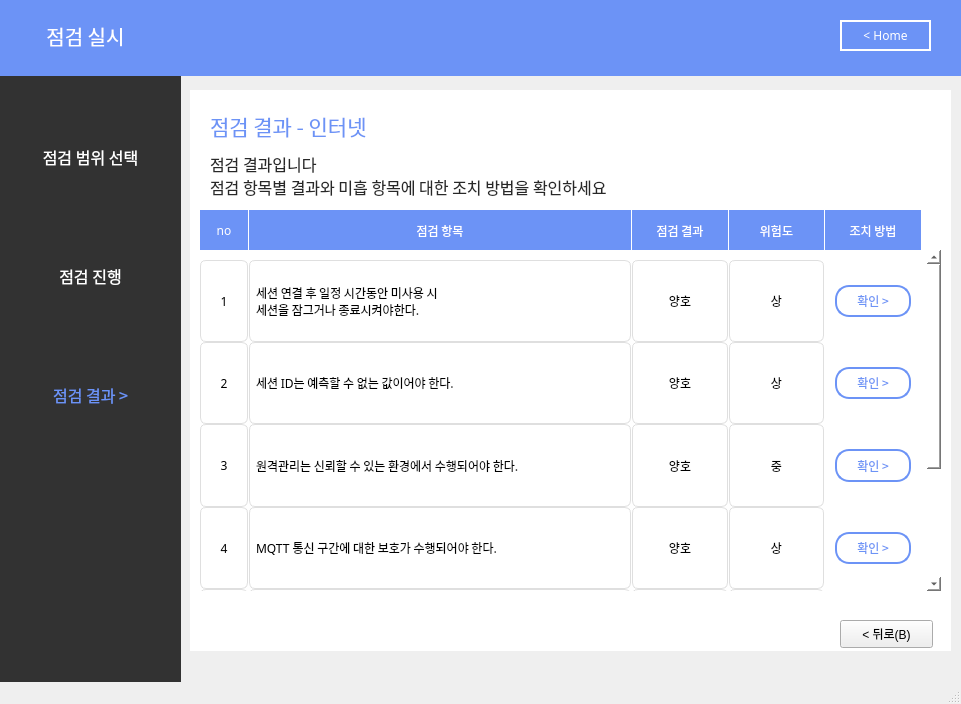
<?xml version="1.0" encoding="UTF-8"?>
<ui version="4.0">
 <class>MainWindow</class>
 <widget class="QMainWindow" name="MainWindow">
  <property name="geometry">
   <rect>
    <x>0</x>
    <y>0</y>
    <width>961</width>
    <height>704</height>
   </rect>
  </property>
  <property name="windowTitle">
   <string>MainWindow</string>
  </property>
  <widget class="QWidget" name="centralwidget">
   <widget class="QLabel" name="label_7">
    <property name="geometry">
     <rect>
      <x>-10</x>
      <y>-5</y>
      <width>1021</width>
      <height>81</height>
     </rect>
    </property>
    <property name="font">
     <font>
      <family>Gmarket Sans TTF</family>
      <pointsize>11</pointsize>
      <weight>50</weight>
      <bold>false</bold>
      <kerning>true</kerning>
     </font>
    </property>
    <property name="autoFillBackground">
     <bool>false</bool>
    </property>
    <property name="styleSheet">
     <string notr="true">background-color: rgb(108, 147, 246);
border-color: rgb(0, 0, 0);</string>
    </property>
    <property name="text">
     <string/>
    </property>
    <property name="scaledContents">
     <bool>false</bool>
    </property>
   </widget>
   <widget class="QLabel" name="label_8">
    <property name="geometry">
     <rect>
      <x>20</x>
      <y>10</y>
      <width>131</width>
      <height>51</height>
     </rect>
    </property>
    <property name="font">
     <font>
      <family>AppleSDGothicNeoM00</family>
      <pointsize>15</pointsize>
     </font>
    </property>
    <property name="styleSheet">
     <string notr="true">color : rgb(255, 255, 255)</string>
    </property>
    <property name="text">
     <string>점검 실시</string>
    </property>
    <property name="alignment">
     <set>Qt::AlignCenter</set>
    </property>
   </widget>
   <widget class="QLabel" name="label_5">
    <property name="geometry">
     <rect>
      <x>-10</x>
      <y>70</y>
      <width>191</width>
      <height>701</height>
     </rect>
    </property>
    <property name="font">
     <font>
      <family>Gmarket Sans TTF</family>
      <pointsize>16</pointsize>
      <weight>50</weight>
      <bold>false</bold>
      <kerning>true</kerning>
     </font>
    </property>
    <property name="autoFillBackground">
     <bool>false</bool>
    </property>
    <property name="styleSheet">
     <string notr="true">background-color: rgb(50, 50, 50);
border-color: rgb(0, 0, 0);</string>
    </property>
    <property name="text">
     <string/>
    </property>
    <property name="scaledContents">
     <bool>false</bool>
    </property>
    <property name="alignment">
     <set>Qt::AlignCenter</set>
    </property>
   </widget>
   <widget class="QWidget" name="verticalLayoutWidget">
    <property name="geometry">
     <rect>
      <x>10</x>
      <y>100</y>
      <width>161</width>
      <height>351</height>
     </rect>
    </property>
    <layout class="QVBoxLayout" name="verticalLayout">
     <item>
      <widget class="QLabel" name="label">
       <property name="font">
        <font>
         <family>AppleSDGothicNeoM00</family>
         <pointsize>12</pointsize>
         <weight>50</weight>
         <bold>false</bold>
        </font>
       </property>
       <property name="autoFillBackground">
        <bool>false</bool>
       </property>
       <property name="styleSheet">
        <string notr="true">color:rgb(255,255,255)</string>
       </property>
       <property name="text">
        <string>점검 범위 선택</string>
       </property>
       <property name="alignment">
        <set>Qt::AlignCenter</set>
       </property>
      </widget>
     </item>
     <item>
      <widget class="QLabel" name="label_2">
       <property name="font">
        <font>
         <family>AppleSDGothicNeoM00</family>
         <pointsize>12</pointsize>
        </font>
       </property>
       <property name="autoFillBackground">
        <bool>false</bool>
       </property>
       <property name="styleSheet">
        <string notr="true">color:rgb(255,255,255)</string>
       </property>
       <property name="text">
        <string>점검 진행</string>
       </property>
       <property name="alignment">
        <set>Qt::AlignCenter</set>
       </property>
      </widget>
     </item>
     <item>
      <widget class="QLabel" name="label_4">
       <property name="font">
        <font>
         <family>AppleSDGothicNeoM00</family>
         <pointsize>12</pointsize>
        </font>
       </property>
       <property name="autoFillBackground">
        <bool>false</bool>
       </property>
       <property name="styleSheet">
        <string notr="true">color:rgb(108, 147, 246)</string>
       </property>
       <property name="text">
        <string>점검 결과 &gt;</string>
       </property>
       <property name="alignment">
        <set>Qt::AlignCenter</set>
       </property>
      </widget>
     </item>
    </layout>
   </widget>
   <widget class="QPushButton" name="pushButton_3">
    <property name="geometry">
     <rect>
      <x>840</x>
      <y>20</y>
      <width>91</width>
      <height>31</height>
     </rect>
    </property>
    <property name="font">
     <font>
      <family>AppleSDGothicNeoM00</family>
      <pointsize>9</pointsize>
      <weight>50</weight>
      <bold>false</bold>
     </font>
    </property>
    <property name="cursor">
     <cursorShape>PointingHandCursor</cursorShape>
    </property>
    <property name="autoFillBackground">
     <bool>false</bool>
    </property>
    <property name="styleSheet">
     <string notr="true">background-color : rgb(108, 147, 246);
color : rgb(255,255,255);
border: 2px solid rgb(255,255,255)</string>
    </property>
    <property name="text">
     <string>&lt; Home</string>
    </property>
    <property name="autoDefault">
     <bool>false</bool>
    </property>
    <property name="default">
     <bool>false</bool>
    </property>
    <property name="flat">
     <bool>false</bool>
    </property>
   </widget>
   <widget class="QLabel" name="label_6">
    <property name="geometry">
     <rect>
      <x>190</x>
      <y>90</y>
      <width>761</width>
      <height>561</height>
     </rect>
    </property>
    <property name="font">
     <font>
      <family>Gmarket Sans TTF</family>
      <pointsize>16</pointsize>
      <weight>50</weight>
      <bold>false</bold>
      <kerning>true</kerning>
     </font>
    </property>
    <property name="autoFillBackground">
     <bool>false</bool>
    </property>
    <property name="styleSheet">
     <string notr="true">background-color: rgb(255,255,255);
border-color: rgb(0, 0, 0);</string>
    </property>
    <property name="text">
     <string/>
    </property>
    <property name="scaledContents">
     <bool>false</bool>
    </property>
    <property name="alignment">
     <set>Qt::AlignCenter</set>
    </property>
   </widget>
   <widget class="QLabel" name="label_9">
    <property name="geometry">
     <rect>
      <x>210</x>
      <y>110</y>
      <width>241</width>
      <height>31</height>
     </rect>
    </property>
    <property name="font">
     <font>
      <family>AppleSDGothicNeoM00</family>
      <pointsize>16</pointsize>
     </font>
    </property>
    <property name="autoFillBackground">
     <bool>false</bool>
    </property>
    <property name="styleSheet">
     <string notr="true">color:rgb(108,147,246)</string>
    </property>
    <property name="text">
     <string>점검 결과 - 인터넷</string>
    </property>
    <property name="alignment">
     <set>Qt::AlignLeading|Qt::AlignLeft|Qt::AlignVCenter</set>
    </property>
   </widget>
   <widget class="QLabel" name="label_10">
    <property name="geometry">
     <rect>
      <x>210</x>
      <y>150</y>
      <width>661</width>
      <height>51</height>
     </rect>
    </property>
    <property name="font">
     <font>
      <family>AppleSDGothicNeoM00</family>
      <pointsize>12</pointsize>
     </font>
    </property>
    <property name="autoFillBackground">
     <bool>false</bool>
    </property>
    <property name="styleSheet">
     <string notr="true">color:rgb(40,40,40)</string>
    </property>
    <property name="text">
     <string>점검 결과입니다
점검 항목별 결과와 미흡 항목에 대한 조치 방법을 확인하세요</string>
    </property>
    <property name="alignment">
     <set>Qt::AlignLeading|Qt::AlignLeft|Qt::AlignVCenter</set>
    </property>
   </widget>
   <widget class="QPushButton" name="pushButton_2">
    <property name="geometry">
     <rect>
      <x>840</x>
      <y>620</y>
      <width>93</width>
      <height>28</height>
     </rect>
    </property>
    <property name="text">
     <string>&lt; 뒤로(B)</string>
    </property>
   </widget>
   <widget class="QWidget" name="horizontalLayoutWidget">
    <property name="geometry">
     <rect>
      <x>200</x>
      <y>210</y>
      <width>721</width>
      <height>41</height>
     </rect>
    </property>
    <layout class="QHBoxLayout" name="horizontalLayout_2" stretch="1,8,2,2,2">
     <property name="spacing">
      <number>1</number>
     </property>
     <property name="topMargin">
      <number>0</number>
     </property>
     <item>
      <widget class="QLabel" name="label_24">
       <property name="font">
        <font>
         <family>AppleSDGothicNeoM00</family>
         <pointsize>9</pointsize>
         <weight>50</weight>
         <bold>false</bold>
        </font>
       </property>
       <property name="styleSheet">
        <string notr="true">border: 1px solid rgb(108,147,246);
background-color: rgb(108,147,246);
color: rgb(255, 255, 255)</string>
       </property>
       <property name="text">
        <string> no </string>
       </property>
       <property name="alignment">
        <set>Qt::AlignCenter</set>
       </property>
      </widget>
     </item>
     <item>
      <widget class="QLabel" name="label_26">
       <property name="font">
        <font>
         <family>AppleSDGothicNeoM00</family>
         <pointsize>9</pointsize>
         <weight>50</weight>
         <bold>false</bold>
        </font>
       </property>
       <property name="styleSheet">
        <string notr="true">border: 1px solid rgb(108,147,246);
background-color: rgb(108,147,246);
color: rgb(255, 255, 255)</string>
       </property>
       <property name="text">
        <string>점검 항목</string>
       </property>
       <property name="alignment">
        <set>Qt::AlignCenter</set>
       </property>
      </widget>
     </item>
     <item>
      <widget class="QLabel" name="label_27">
       <property name="font">
        <font>
         <family>AppleSDGothicNeoM00</family>
         <pointsize>9</pointsize>
         <weight>50</weight>
         <bold>false</bold>
        </font>
       </property>
       <property name="styleSheet">
        <string notr="true">border: 1px solid rgb(108,147,246);
background-color: rgb(108,147,246);
color: rgb(255, 255, 255)</string>
       </property>
       <property name="text">
        <string>점검 결과</string>
       </property>
       <property name="alignment">
        <set>Qt::AlignCenter</set>
       </property>
      </widget>
     </item>
     <item>
      <widget class="QLabel" name="label_28">
       <property name="font">
        <font>
         <family>AppleSDGothicNeoM00</family>
         <pointsize>9</pointsize>
         <weight>50</weight>
         <bold>false</bold>
        </font>
       </property>
       <property name="styleSheet">
        <string notr="true">border: 1px solid rgb(108,147,246);
background-color: rgb(108,147,246);
color: rgb(255, 255, 255)</string>
       </property>
       <property name="text">
        <string>위험도</string>
       </property>
       <property name="alignment">
        <set>Qt::AlignCenter</set>
       </property>
      </widget>
     </item>
     <item>
      <widget class="QLabel" name="label_30">
       <property name="font">
        <font>
         <family>AppleSDGothicNeoM00</family>
         <pointsize>9</pointsize>
         <weight>50</weight>
         <bold>false</bold>
        </font>
       </property>
       <property name="styleSheet">
        <string notr="true">border: 1px solid rgb(108,147,246);
background-color: rgb(108,147,246);
color: rgb(255, 255, 255)</string>
       </property>
       <property name="text">
        <string>조치 방법</string>
       </property>
       <property name="alignment">
        <set>Qt::AlignCenter</set>
       </property>
      </widget>
     </item>
    </layout>
   </widget>
   <widget class="QScrollArea" name="scrollArea">
    <property name="geometry">
     <rect>
      <x>200</x>
      <y>250</y>
      <width>741</width>
      <height>341</height>
     </rect>
    </property>
    <property name="sizePolicy">
     <sizepolicy hsizetype="Preferred" vsizetype="Preferred">
      <horstretch>0</horstretch>
      <verstretch>0</verstretch>
     </sizepolicy>
    </property>
    <property name="maximumSize">
     <size>
      <width>16777215</width>
      <height>16600000</height>
     </size>
    </property>
    <property name="baseSize">
     <size>
      <width>200</width>
      <height>200</height>
     </size>
    </property>
    <property name="toolTipDuration">
     <number>4</number>
    </property>
    <property name="styleSheet">
     <string notr="true">background-color:rgb(255, 255, 255);
border: solid 0px;</string>
    </property>
    <property name="lineWidth">
     <number>0</number>
    </property>
    <property name="midLineWidth">
     <number>0</number>
    </property>
    <property name="verticalScrollBarPolicy">
     <enum>Qt::ScrollBarAsNeeded</enum>
    </property>
    <property name="horizontalScrollBarPolicy">
     <enum>Qt::ScrollBarAlwaysOff</enum>
    </property>
    <property name="widgetResizable">
     <bool>false</bool>
    </property>
    <widget class="QWidget" name="scrollAreaWidgetContents">
     <property name="geometry">
      <rect>
       <x>0</x>
       <y>0</y>
       <width>829</width>
       <height>519</height>
      </rect>
     </property>
     <property name="minimumSize">
      <size>
       <width>0</width>
       <height>519</height>
      </size>
     </property>
     <property name="maximumSize">
      <size>
       <width>16777215</width>
       <height>15777215</height>
      </size>
     </property>
     <property name="font">
      <font>
       <kerning>true</kerning>
      </font>
     </property>
     <widget class="QWidget" name="gridLayoutWidget_3">
      <property name="geometry">
       <rect>
        <x>0</x>
        <y>10</y>
        <width>721</width>
        <height>411</height>
       </rect>
      </property>
      <layout class="QGridLayout" name="gridLayout_5" columnstretch="1,8,2,2,2">
       <property name="sizeConstraint">
        <enum>QLayout::SetDefaultConstraint</enum>
       </property>
       <property name="leftMargin">
        <number>0</number>
       </property>
       <property name="topMargin">
        <number>0</number>
       </property>
       <property name="horizontalSpacing">
        <number>1</number>
       </property>
       <property name="verticalSpacing">
        <number>0</number>
       </property>
       <item row="2" column="3">
        <widget class="QLabel" name="label_185">
         <property name="font">
          <font>
           <family>AppleSDGothicNeoM00</family>
          </font>
         </property>
         <property name="styleSheet">
          <string notr="true">border: 1px solid rgb(223, 223, 223);
border-radius: 6px</string>
         </property>
         <property name="text">
          <string>상</string>
         </property>
         <property name="alignment">
          <set>Qt::AlignCenter</set>
         </property>
        </widget>
       </item>
       <item row="2" column="1">
        <widget class="QLabel" name="label_186">
         <property name="font">
          <font>
           <family>AppleSDGothicNeoM00</family>
          </font>
         </property>
         <property name="styleSheet">
          <string notr="true">border: 1px solid rgb(223, 223, 223);
border-radius: 6px;
padding-left: 3px;</string>
         </property>
         <property name="text">
          <string>세션 ID는 예측할 수 없는 값이어야 한다.</string>
         </property>
         <property name="alignment">
          <set>Qt::AlignLeading|Qt::AlignLeft|Qt::AlignVCenter</set>
         </property>
        </widget>
       </item>
       <item row="3" column="2">
        <widget class="QLabel" name="label_183">
         <property name="font">
          <font>
           <family>AppleSDGothicNeoM00</family>
          </font>
         </property>
         <property name="styleSheet">
          <string notr="true">border: 1px solid rgb(223, 223, 223);
border-radius: 6px</string>
         </property>
         <property name="text">
          <string>양호</string>
         </property>
         <property name="alignment">
          <set>Qt::AlignCenter</set>
         </property>
        </widget>
       </item>
       <item row="2" column="2">
        <widget class="QLabel" name="label_189">
         <property name="font">
          <font>
           <family>AppleSDGothicNeoM00</family>
          </font>
         </property>
         <property name="styleSheet">
          <string notr="true">border: 1px solid rgb(223, 223, 223);
border-radius: 6px</string>
         </property>
         <property name="text">
          <string>양호</string>
         </property>
         <property name="alignment">
          <set>Qt::AlignCenter</set>
         </property>
        </widget>
       </item>
       <item row="5" column="2">
        <widget class="QLabel" name="label_179">
         <property name="font">
          <font>
           <family>AppleSDGothicNeoM00</family>
          </font>
         </property>
         <property name="styleSheet">
          <string notr="true">border: 1px solid rgb(223, 223, 223);
border-radius: 6px</string>
         </property>
         <property name="text">
          <string>양호</string>
         </property>
         <property name="alignment">
          <set>Qt::AlignCenter</set>
         </property>
        </widget>
       </item>
       <item row="5" column="3">
        <widget class="QLabel" name="label_178">
         <property name="font">
          <font>
           <family>AppleSDGothicNeoM00</family>
          </font>
         </property>
         <property name="styleSheet">
          <string notr="true">border: 1px solid rgb(223, 223, 223);
border-radius: 6px</string>
         </property>
         <property name="text">
          <string>중</string>
         </property>
         <property name="alignment">
          <set>Qt::AlignCenter</set>
         </property>
        </widget>
       </item>
       <item row="4" column="2">
        <widget class="QLabel" name="label_181">
         <property name="font">
          <font>
           <family>AppleSDGothicNeoM00</family>
          </font>
         </property>
         <property name="styleSheet">
          <string notr="true">border: 1px solid rgb(223, 223, 223);
border-radius: 6px</string>
         </property>
         <property name="text">
          <string>양호</string>
         </property>
         <property name="alignment">
          <set>Qt::AlignCenter</set>
         </property>
        </widget>
       </item>
       <item row="4" column="4">
        <widget class="QPushButton" name="pushButton_53">
         <property name="sizePolicy">
          <sizepolicy hsizetype="Minimum" vsizetype="Minimum">
           <horstretch>0</horstretch>
           <verstretch>0</verstretch>
          </sizepolicy>
         </property>
         <property name="sizeIncrement">
          <size>
           <width>0</width>
           <height>0</height>
          </size>
         </property>
         <property name="font">
          <font>
           <family>AppleSDGothicNeoM00</family>
           <pointsize>9</pointsize>
          </font>
         </property>
         <property name="cursor">
          <cursorShape>PointingHandCursor</cursorShape>
         </property>
         <property name="layoutDirection">
          <enum>Qt::LeftToRight</enum>
         </property>
         <property name="styleSheet">
          <string notr="true">QPushButton {
            background-color : rgb(255, 255, 255);
            color : rgb(108, 147, 246);
            border: 2px solid rgb(108, 147, 246);
            margin-left:10px;
            margin-right:10px;
            margin-top:25px;
            margin-bottom:25px;
            border-radius:14px
        }
        QPushButton:hover {
            background-color : rgb(108, 147, 246);
            color : rgb(255, 255, 255);
            border: 2px solid rgb(108, 147, 246);
            margin-left:10px;
            margin-right:10px;
            margin-top:25px;
            margin-bottom:25px;
            border-radius:14px
        }</string>
         </property>
         <property name="text">
          <string>확인 &gt;</string>
         </property>
         <property name="iconSize">
          <size>
           <width>9</width>
           <height>20</height>
          </size>
         </property>
        </widget>
       </item>
       <item row="4" column="1">
        <widget class="QLabel" name="label_180">
         <property name="font">
          <font>
           <family>AppleSDGothicNeoM00</family>
          </font>
         </property>
         <property name="styleSheet">
          <string notr="true">border: 1px solid rgb(223, 223, 223);
border-radius: 6px;
padding-left: 3px;</string>
         </property>
         <property name="text">
          <string>MQTT 통신 구간에 대한 보호가 수행되어야 한다.</string>
         </property>
         <property name="alignment">
          <set>Qt::AlignLeading|Qt::AlignLeft|Qt::AlignVCenter</set>
         </property>
        </widget>
       </item>
       <item row="0" column="4">
        <layout class="QVBoxLayout" name="verticalLayout_6">
         <property name="spacing">
          <number>7</number>
         </property>
         <item>
          <widget class="QPushButton" name="pushButton_56">
           <property name="sizePolicy">
            <sizepolicy hsizetype="Minimum" vsizetype="Minimum">
             <horstretch>0</horstretch>
             <verstretch>0</verstretch>
            </sizepolicy>
           </property>
           <property name="sizeIncrement">
            <size>
             <width>0</width>
             <height>0</height>
            </size>
           </property>
           <property name="font">
            <font>
             <family>AppleSDGothicNeoM00</family>
             <pointsize>9</pointsize>
            </font>
           </property>
           <property name="cursor">
            <cursorShape>PointingHandCursor</cursorShape>
           </property>
           <property name="layoutDirection">
            <enum>Qt::LeftToRight</enum>
           </property>
           <property name="styleSheet">
            <string notr="true">QPushButton {
            background-color : rgb(255, 255, 255);
            color : rgb(108, 147, 246);
            border: 2px solid rgb(108, 147, 246);
            margin-left:10px;
            margin-right:10px;
            margin-top:25px;
            margin-bottom:25px;
            border-radius:14px
        }
        QPushButton:hover {
            background-color : rgb(108, 147, 246);
            color : rgb(255, 255, 255);
            border: 2px solid rgb(108, 147, 246);
            margin-left:10px;
            margin-right:10px;
            margin-top:25px;
            margin-bottom:25px;
            border-radius:14px
        }</string>
           </property>
           <property name="text">
            <string>확인 &gt;</string>
           </property>
           <property name="iconSize">
            <size>
             <width>9</width>
             <height>20</height>
            </size>
           </property>
          </widget>
         </item>
        </layout>
       </item>
       <item row="0" column="0">
        <widget class="QLabel" name="label_198">
         <property name="font">
          <font>
           <family>AppleSDGothicNeoM00</family>
          </font>
         </property>
         <property name="styleSheet">
          <string notr="true">border: 1px solid rgb(223, 223, 223);
border-radius: 6px</string>
         </property>
         <property name="text">
          <string>1</string>
         </property>
         <property name="alignment">
          <set>Qt::AlignCenter</set>
         </property>
        </widget>
       </item>
       <item row="0" column="3">
        <widget class="QLabel" name="label_202">
         <property name="font">
          <font>
           <family>AppleSDGothicNeoM00</family>
          </font>
         </property>
         <property name="styleSheet">
          <string notr="true">border: 1px solid rgb(223, 223, 223);
border-radius: 6px</string>
         </property>
         <property name="text">
          <string>상</string>
         </property>
         <property name="alignment">
          <set>Qt::AlignCenter</set>
         </property>
        </widget>
       </item>
       <item row="3" column="1">
        <widget class="QLabel" name="label_197">
         <property name="font">
          <font>
           <family>AppleSDGothicNeoM00</family>
          </font>
         </property>
         <property name="styleSheet">
          <string notr="true">border: 1px solid rgb(223, 223, 223);
border-radius: 6px;
padding-left: 3px;</string>
         </property>
         <property name="text">
          <string>원격관리는 신뢰할 수 있는 환경에서 수행되어야 한다.</string>
         </property>
         <property name="alignment">
          <set>Qt::AlignLeading|Qt::AlignLeft|Qt::AlignVCenter</set>
         </property>
        </widget>
       </item>
       <item row="3" column="0">
        <widget class="QLabel" name="label_203">
         <property name="font">
          <font>
           <family>AppleSDGothicNeoM00</family>
          </font>
         </property>
         <property name="styleSheet">
          <string notr="true">border: 1px solid rgb(223, 223, 223);
border-radius: 6px</string>
         </property>
         <property name="text">
          <string>3</string>
         </property>
         <property name="alignment">
          <set>Qt::AlignCenter</set>
         </property>
        </widget>
       </item>
       <item row="0" column="1">
        <widget class="QLabel" name="label_196">
         <property name="font">
          <font>
           <family>AppleSDGothicNeoM00</family>
          </font>
         </property>
         <property name="styleSheet">
          <string notr="true">border: 1px solid rgb(223, 223, 223);
border-radius: 6px;
padding-left: 3px;</string>
         </property>
         <property name="text">
          <string>세션 연결 후 일정 시간동안 미사용 시
세션을 잠그거나 종료시켜야한다.</string>
         </property>
         <property name="alignment">
          <set>Qt::AlignLeading|Qt::AlignLeft|Qt::AlignVCenter</set>
         </property>
        </widget>
       </item>
       <item row="4" column="0">
        <widget class="QLabel" name="label_205">
         <property name="font">
          <font>
           <family>AppleSDGothicNeoM00</family>
          </font>
         </property>
         <property name="styleSheet">
          <string notr="true">border: 1px solid rgb(223, 223, 223);
border-radius: 6px</string>
         </property>
         <property name="text">
          <string>4</string>
         </property>
         <property name="alignment">
          <set>Qt::AlignCenter</set>
         </property>
        </widget>
       </item>
       <item row="2" column="0">
        <widget class="QLabel" name="label_204">
         <property name="font">
          <font>
           <family>AppleSDGothicNeoM00</family>
          </font>
         </property>
         <property name="styleSheet">
          <string notr="true">border: 1px solid rgb(223, 223, 223);
border-radius: 6px</string>
         </property>
         <property name="text">
          <string>2</string>
         </property>
         <property name="alignment">
          <set>Qt::AlignCenter</set>
         </property>
        </widget>
       </item>
       <item row="5" column="0">
        <widget class="QLabel" name="label_206">
         <property name="font">
          <font>
           <family>AppleSDGothicNeoM00</family>
          </font>
         </property>
         <property name="styleSheet">
          <string notr="true">border: 1px solid rgb(223, 223, 223);
border-radius: 6px</string>
         </property>
         <property name="text">
          <string>5</string>
         </property>
         <property name="alignment">
          <set>Qt::AlignCenter</set>
         </property>
        </widget>
       </item>
       <item row="4" column="3">
        <widget class="QLabel" name="label_192">
         <property name="font">
          <font>
           <family>AppleSDGothicNeoM00</family>
          </font>
         </property>
         <property name="styleSheet">
          <string notr="true">border: 1px solid rgb(223, 223, 223);
border-radius: 6px</string>
         </property>
         <property name="text">
          <string>상</string>
         </property>
         <property name="alignment">
          <set>Qt::AlignCenter</set>
         </property>
        </widget>
       </item>
       <item row="2" column="4">
        <widget class="QPushButton" name="pushButton_57">
         <property name="sizePolicy">
          <sizepolicy hsizetype="Minimum" vsizetype="Minimum">
           <horstretch>0</horstretch>
           <verstretch>0</verstretch>
          </sizepolicy>
         </property>
         <property name="sizeIncrement">
          <size>
           <width>0</width>
           <height>0</height>
          </size>
         </property>
         <property name="font">
          <font>
           <family>AppleSDGothicNeoM00</family>
           <pointsize>9</pointsize>
          </font>
         </property>
         <property name="cursor">
          <cursorShape>PointingHandCursor</cursorShape>
         </property>
         <property name="layoutDirection">
          <enum>Qt::LeftToRight</enum>
         </property>
         <property name="styleSheet">
          <string notr="true">QPushButton {
            background-color : rgb(255, 255, 255);
            color : rgb(108, 147, 246);
            border: 2px solid rgb(108, 147, 246);
            margin-left:10px;
            margin-right:10px;
            margin-top:25px;
            margin-bottom:25px;
            border-radius:14px
        }
        QPushButton:hover {
            background-color : rgb(108, 147, 246);
            color : rgb(255, 255, 255);
            border: 2px solid rgb(108, 147, 246);
            margin-left:10px;
            margin-right:10px;
            margin-top:25px;
            margin-bottom:25px;
            border-radius:14px
        }</string>
         </property>
         <property name="text">
          <string>확인 &gt;</string>
         </property>
         <property name="iconSize">
          <size>
           <width>9</width>
           <height>20</height>
          </size>
         </property>
        </widget>
       </item>
       <item row="3" column="3">
        <widget class="QLabel" name="label_188">
         <property name="font">
          <font>
           <family>AppleSDGothicNeoM00</family>
          </font>
         </property>
         <property name="styleSheet">
          <string notr="true">border: 1px solid rgb(223, 223, 223);
border-radius: 6px</string>
         </property>
         <property name="text">
          <string>중</string>
         </property>
         <property name="alignment">
          <set>Qt::AlignCenter</set>
         </property>
        </widget>
       </item>
       <item row="3" column="4">
        <widget class="QPushButton" name="pushButton_54">
         <property name="sizePolicy">
          <sizepolicy hsizetype="Minimum" vsizetype="Minimum">
           <horstretch>0</horstretch>
           <verstretch>0</verstretch>
          </sizepolicy>
         </property>
         <property name="sizeIncrement">
          <size>
           <width>0</width>
           <height>0</height>
          </size>
         </property>
         <property name="font">
          <font>
           <family>AppleSDGothicNeoM00</family>
           <pointsize>9</pointsize>
          </font>
         </property>
         <property name="cursor">
          <cursorShape>PointingHandCursor</cursorShape>
         </property>
         <property name="layoutDirection">
          <enum>Qt::LeftToRight</enum>
         </property>
         <property name="styleSheet">
          <string notr="true">QPushButton {
            background-color : rgb(255, 255, 255);
            color : rgb(108, 147, 246);
            border: 2px solid rgb(108, 147, 246);
            margin-left:10px;
            margin-right:10px;
            margin-top:25px;
            margin-bottom:25px;
            border-radius:14px
        }
        QPushButton:hover {
            background-color : rgb(108, 147, 246);
            color : rgb(255, 255, 255);
            border: 2px solid rgb(108, 147, 246);
            margin-left:10px;
            margin-right:10px;
            margin-top:25px;
            margin-bottom:25px;
            border-radius:14px
        }</string>
         </property>
         <property name="text">
          <string>확인 &gt;</string>
         </property>
         <property name="iconSize">
          <size>
           <width>9</width>
           <height>20</height>
          </size>
         </property>
        </widget>
       </item>
       <item row="5" column="4">
        <widget class="QPushButton" name="pushButton_55">
         <property name="sizePolicy">
          <sizepolicy hsizetype="Minimum" vsizetype="Minimum">
           <horstretch>0</horstretch>
           <verstretch>0</verstretch>
          </sizepolicy>
         </property>
         <property name="sizeIncrement">
          <size>
           <width>0</width>
           <height>0</height>
          </size>
         </property>
         <property name="font">
          <font>
           <family>AppleSDGothicNeoM00</family>
           <pointsize>9</pointsize>
          </font>
         </property>
         <property name="cursor">
          <cursorShape>PointingHandCursor</cursorShape>
         </property>
         <property name="layoutDirection">
          <enum>Qt::LeftToRight</enum>
         </property>
         <property name="styleSheet">
          <string notr="true">QPushButton {
            background-color : rgb(255, 255, 255);
            color : rgb(108, 147, 246);
            border: 2px solid rgb(108, 147, 246);
            margin-left:10px;
            margin-right:10px;
            margin-top:25px;
            margin-bottom:25px;
            border-radius:14px
        }
        QPushButton:hover {
            background-color : rgb(108, 147, 246);
            color : rgb(255, 255, 255);
            border: 2px solid rgb(108, 147, 246);
            margin-left:10px;
            margin-right:10px;
            margin-top:25px;
            margin-bottom:25px;
            border-radius:14px
        }</string>
         </property>
         <property name="text">
          <string>확인 &gt;</string>
         </property>
         <property name="iconSize">
          <size>
           <width>9</width>
           <height>20</height>
          </size>
         </property>
        </widget>
       </item>
       <item row="0" column="2">
        <widget class="QLabel" name="label_182">
         <property name="font">
          <font>
           <family>AppleSDGothicNeoM00</family>
          </font>
         </property>
         <property name="styleSheet">
          <string notr="true">border: 1px solid rgb(223, 223, 223);
border-radius: 6px</string>
         </property>
         <property name="text">
          <string>양호</string>
         </property>
         <property name="alignment">
          <set>Qt::AlignCenter</set>
         </property>
        </widget>
       </item>
       <item row="5" column="1">
        <widget class="QLabel" name="label_195">
         <property name="font">
          <font>
           <family>AppleSDGothicNeoM00</family>
          </font>
         </property>
         <property name="styleSheet">
          <string notr="true">border: 1px solid rgb(223, 223, 223);
border-radius: 6px;
padding-left: 3px;</string>
         </property>
         <property name="text">
          <string>불필요한 토픽 접근을 차단해야 한다.</string>
         </property>
         <property name="alignment">
          <set>Qt::AlignLeading|Qt::AlignLeft|Qt::AlignVCenter</set>
         </property>
        </widget>
       </item>
      </layout>
     </widget>
    </widget>
   </widget>
   <zorder>label_6</zorder>
   <zorder>label_5</zorder>
   <zorder>label_7</zorder>
   <zorder>label_8</zorder>
   <zorder>verticalLayoutWidget</zorder>
   <zorder>pushButton_3</zorder>
   <zorder>label_9</zorder>
   <zorder>label_10</zorder>
   <zorder>pushButton_2</zorder>
   <zorder>horizontalLayoutWidget</zorder>
   <zorder>scrollArea</zorder>
  </widget>
  <widget class="QMenuBar" name="menubar">
   <property name="geometry">
    <rect>
     <x>0</x>
     <y>0</y>
     <width>961</width>
     <height>26</height>
    </rect>
   </property>
  </widget>
  <widget class="QStatusBar" name="statusbar"/>
 </widget>
 <resources/>
 <connections/>
</ui>
